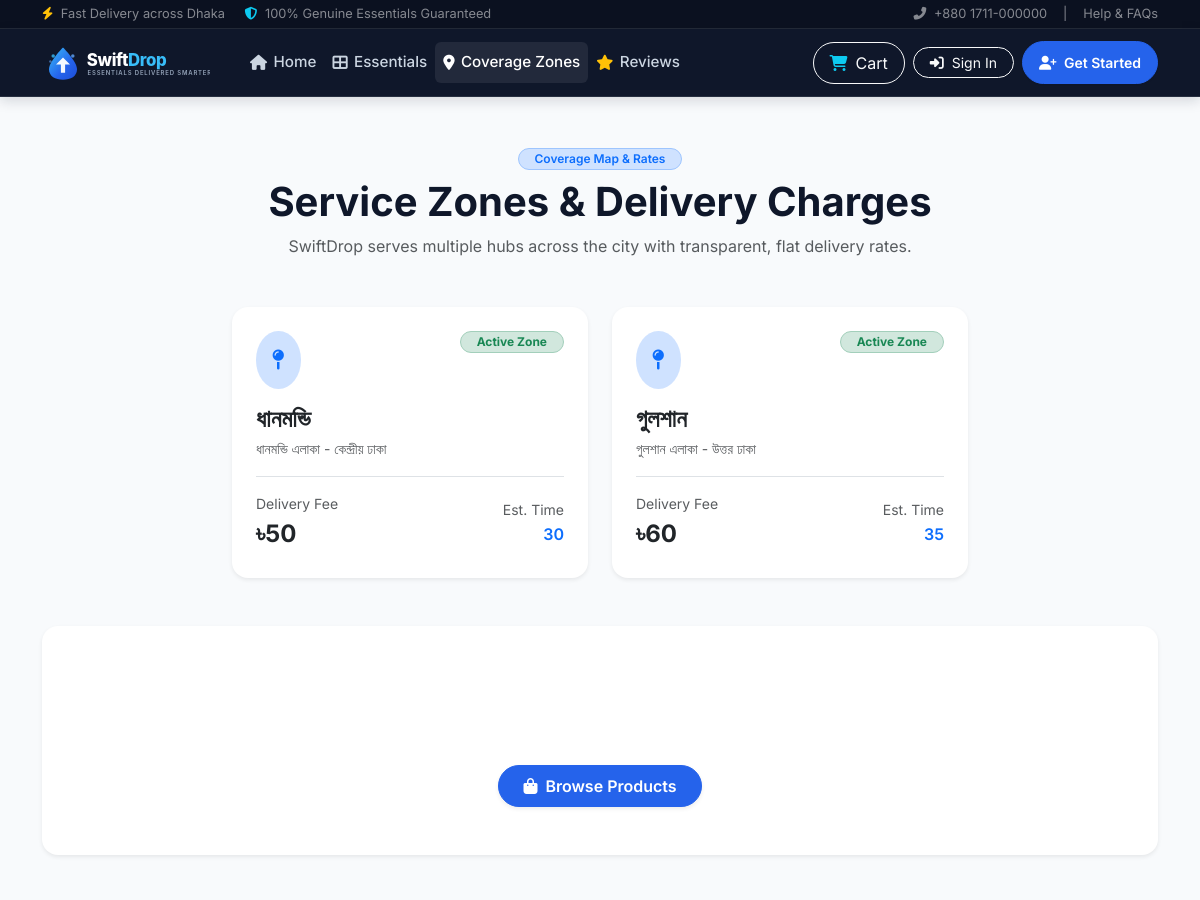
/delivery/areas/ (upper part), run on an earlier commit of the app's database.
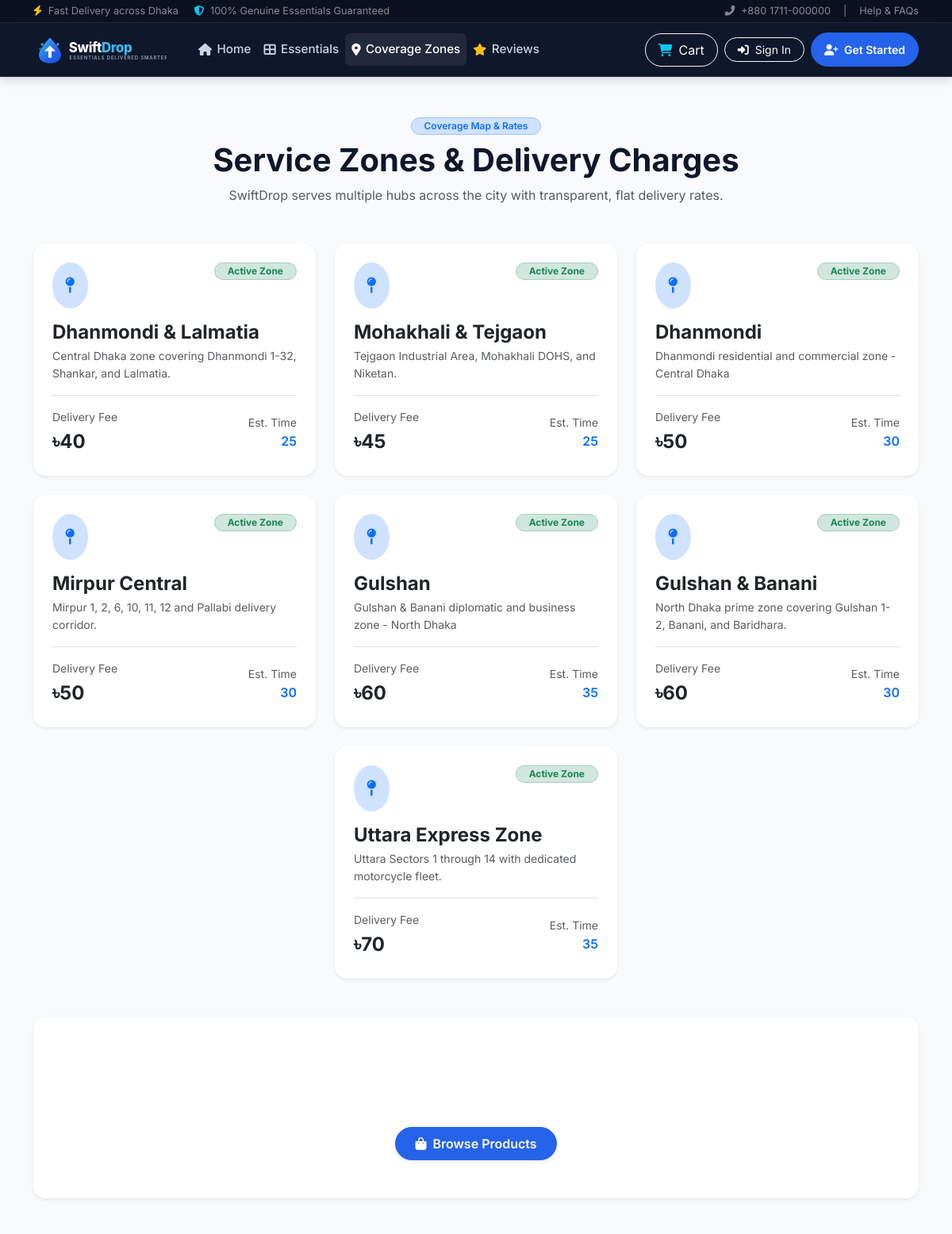
And on a later commit of the database.
### delivery/models.py (models this page shows, shortened)
class DeliveryArea(models.Model):
    name = models.CharField(
        max_length=100,
        verbose_name=_('Zone / Area Name')
    )
    description = models.TextField(
        blank=True,
        null=True,
        verbose_name=_('Coverage Details')
    )
    delivery_fee = models.DecimalField(
        max_digits=8,
        decimal_places=2,
        default=50.00,
        validators=[MinValueValidator(0)],
        verbose_name=_('Delivery Fee (৳)')
    )
    estimated_delivery_time = models.PositiveIntegerField(
        default=30,
        help_text='Estimated delivery turnaround time in minutes',
        verbose_name=_('Estimated Time (Minutes)')
    )
    is_active = models.BooleanField(
        default=True,
        verbose_name=_('Active Service')
    )
    created_at = models.DateTimeField(
        auto_now_add=True,
        verbose_name=_('Created At')
    )
    class Meta:
        verbose_name = _('Delivery Area')
        verbose_name_plural = _('Delivery Areas')
        ordering = ['name']

### delivery/views.py (the view)
# urls.py: path('areas/', views.DeliveryAreaListView.as_view(), name='delivery_area_list'),
class DeliveryAreaListView(ListView):
    model = DeliveryArea
    template_name = 'delivery/delivery_area_list.html'
    context_object_name = 'areas'
    def get_queryset(self):
        return DeliveryArea.objects.filter(is_active=True).order_by('delivery_fee')

### dashboard/context_processors.py (called while the page is built)
def swift_drop_context(request):
    cart_item_count = 0
    session_cart = request.session.get('cart', {})
    if isinstance(session_cart, dict):
        cart_item_count = sum(item.get('quantity', 0) for item in session_cart.values() if isinstance(item, dict))
    elif isinstance(session_cart, list):
        cart_item_count = sum(item.get('quantity', 0) for item in session_cart if isinstance(item, dict))
    return {
        'BRAND_NAME': getattr(settings, 'BRAND_NAME', 'SwiftDrop'),
        'TAGLINE': getattr(settings, 'TAGLINE', 'Your Essentials. Delivered Smarter.'),
        'CURRENCY_SYMBOL': getattr(settings, 'CURRENCY_SYMBOL', '৳'),
        'CURRENCY_CODE': getattr(settings, 'CURRENCY_CODE', 'BDT'),
        'session_cart_count': cart_item_count,
    }

### templates/delivery/delivery_area_list.html (shortened to what this page needs)
{% extends 'base.html' %}
{% load static %}
{% block content %}
<div class="container py-5">
    <div class="text-center mb-5">
        <span class="badge bg-primary-subtle text-primary border border-primary-subtle rounded-pill px-3 py-1 fw-semibold mb-2">
            Coverage Map & Rates
        </span>
        <h2 class="display-6 fw-bold text-navy mb-2">Service Zones & Delivery Charges</h2>
        <p class="text-muted">SwiftDrop serves multiple hubs across the city with transparent, flat delivery rates.</p>
    </div>
    <div class="row g-4 justify-content-center">
        {% for area in areas %}
            <div class="col-md-6 col-lg-4">
                <div class="card border-0 shadow-sm rounded-4 h-100 p-4">
                    <div class="d-flex justify-content-between align-items-start mb-3">
                        <div class="rounded-circle bg-primary-subtle text-primary p-3">
                            <i class="fas fa-map-pin fa-lg"></i>
                        </div>
                        <span class="badge bg-success-subtle text-success border border-success-subtle px-3 py-1 rounded-pill">
                            Active Zone
                        </span>
                    </div>
                    <h4 class="fw-bold text-navy mb-1">{{ area.name }}</h4>
                    <p class="text-muted small mb-3">{{ area.description|default:"Full coverage for food, grocery, medicine & parcel delivery." }}</p>
                    <div class="mt-auto pt-3 border-top d-flex justify-content-between align-items-center">
                        <div>
                            <span class="text-muted small d-block">Delivery Fee</span>
                            <span class="fs-4 fw-bold text-navy">৳{{ area.delivery_fee|floatformat:0 }}</span>
                        </div>
                        <div class="text-end">
                            <span class="text-muted small d-block">Est. Time</span>
                            <span class="fw-semibold text-primary">{{ area.estimated_delivery_time|default:"30-45 mins" }}</span>
                        </div>
                    </div>
                </div>
            </div>
        {% empty %}
            <div class="col-12 text-center py-5 text-muted">
                No active delivery zones found.
            </div>
        {% endfor %}
    </div>
    <div class="card border-0 shadow-sm rounded-4 bg-gradient-navy text-white mt-5 p-4 p-md-5 text-center">
        <h3 class="fw-bold mb-2">Need Rapid Delivery to Your Doorstep?</h3>
        <p class="opacity-75 mb-4">Place your order now and have essentials delivered in under 45 minutes.</p>
        <div>
            <a href="{% url 'orders:product_list' %}" class="btn btn-primary rounded-pill px-4 py-2 fw-semibold shadow-sm">
                <i class="fas fa-shopping-bag me-2"></i>Browse Products
            </a>
        </div>
    </div>
</div>
{% endblock %}

What changed in the data, as far as the page shows it:
added DeliveryArea: name "Dhanmondi & Lalmatia", description "Central Dhaka zone covering Dhanmondi 1-32, Shankar, and Lalmatia.", delivery_fee "40", estimated_delivery_time "25"
added DeliveryArea: name "Mohakhali & Tejgaon", description "Tejgaon Industrial Area, Mohakhali DOHS, and Niketan.", delivery_fee "45", estimated_delivery_time "25"
changed DeliveryArea: name "ধানমন্ডি" → "Dhanmondi"; description "ধানমন্ডি এলাকা - কেন্দ্রীয় ঢাকা" → "Dhanmondi residential and commercial zone - Central Dhaka"
added DeliveryArea: name "Mirpur Central", description "Mirpur 1, 2, 6, 10, 11, 12 and Pallabi delivery corridor.", delivery_fee "50", estimated_delivery_time "30"
changed DeliveryArea: name "গুলশান" → "Gulshan"; description "গুলশান এলাকা - উত্তর ঢাকা" → "Gulshan & Banani diplomatic and business zone - North Dhaka"
added DeliveryArea: name "Gulshan & Banani", description "North Dhaka prime zone covering Gulshan 1-2, Banani, and Baridhara.", delivery_fee "60", estimated_delivery_time "30"
added DeliveryArea: name "Uttara Express Zone", description "Uttara Sectors 1 through 14 with dedicated motorcycle fleet.", delivery_fee "70", estimated_delivery_time "35"
